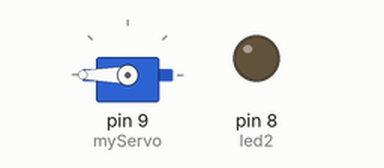
The sketch below on a simulated Arduino Uno, built with avr-gcc and run on an emulated ATmega328P. Parts: servo, output pins drawn as LEDs (lit = HIGH). Pins used as bus, display or sensor lines are not drawn.

Above: at 0.05 s.
At 3.05 s:
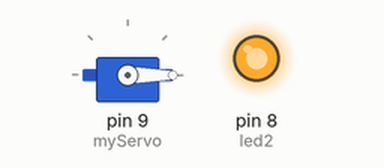
At 6.0 s:
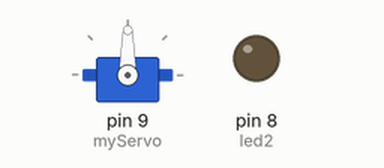
Timing chart, 0 to 7.8 s (numbered marks = the images above):
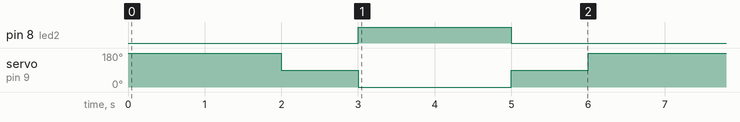

The sketch:

flashingLight.ino
```cpp
#include <Arduino.h>
#include <Servo.h> // Include the Servo library

Servo myServo; // Create a Servo object

const int led1 = 7; // LED 1 connected to pin 7
const int led2 = 8; // LED 2 connected to pin 8

void setup()
{
  myServo.attach(9); // Attach the servo to pin 9
  pinMode(led1, OUTPUT);
  pinMode(led2, OUTPUT);
}

void loop()
{
  // Rotate clockwise at full speed
  myServo.write(180);       // Maximum speed clockwise
  digitalWrite(led1, HIGH); // Turn on LED 1
  digitalWrite(led2, LOW);  // Turn off LED 2
  delay(2000);              // Wait for 2 seconds

  // Stop the servo
  myServo.write(90);       // Neutral position (stops the servo)
  digitalWrite(led1, LOW); // Turn off LED 1
  digitalWrite(led2, LOW); // Turn off both LEDs
  delay(1000);             // Wait for 1 second

  // Rotate counterclockwise at full speed
  myServo.write(0);         // Maximum speed counterclockwise
  digitalWrite(led1, LOW);  // Turn off LED 1
  digitalWrite(led2, HIGH); // Turn on LED 2
  delay(2000);              // Wait for 2 seconds

  // Stop the servo
  myServo.write(90); // Neutral position
  digitalWrite(led1, LOW);
  digitalWrite(led2, LOW);
  delay(1000); // Wait for 1 second
}
```

lcd.cpp
```cpp
/*
 * Arduino LCD Tutorial
 *
 * Crated by Dejan Nedelkovski,
 * www.HowToMechatronics.com
 *
 */

#include <LiquidCrystal.h> // includes the LiquidCrystal Library
#include <Arduino.h>
// #include <Servo.h>

LiquidCrystal lcd(1, 2, 4, 5, 6, 7); // Creates an LCD object. Parameters: (rs, enable, d4, d5, d6, d7)

void setup()
{
  lcd.begin(16, 2); // Initializes the interface to the LCD screen, and specifies the dimensions (width and height) of the display }
}

void loop()
{
  lcd.print("Arduino"); // Prints "Arduino" on the LCD
  delay(3000);          // 3 seconds delay
  lcd.setCursor(2, 1);  // Sets the location at which subsequent text written to the LCD will be displayed
  lcd.print("LCD Tutorial");
  delay(3000);
  lcd.clear(); // Clears the display
  lcd.blink(); // Displays the blinking LCD cursor
  delay(4000);
  lcd.setCursor(7, 1);
  delay(3000);
  lcd.noBlink(); // Turns off the blinking LCD cursor
  lcd.cursor();  // Displays an underscore (line) at the position to which the next character will be written
  delay(4000);
  lcd.noCursor(); // Hides the LCD cursor
  lcd.clear();    // Clears the LCD screen
}
```

Measured:
- by itself, pin 8 (led2): alternates HIGH for 2.0 s and LOW for 4.0 s
- by itself, servo on pin 9 (myServo): repeats every 6.0 s: 0° 2.0 s, 90° 1.0 s, 180° 2.0 s, 90° 1.0 s
